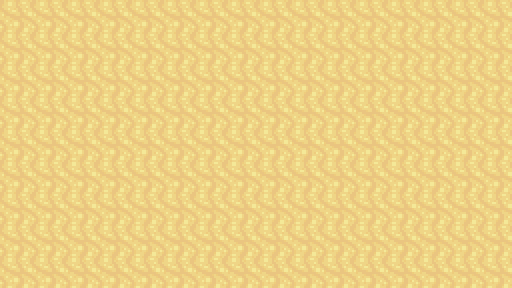

Rendered tile map (Tiled .tmx) drawn with the repository's tilesets; below, a short description and the full map source, tile grids included:
An orthogonal 32x18 tile map with 16x16 px tiles, 1 tile layer (Tile Layer 1).

<map version="1.10" tiledversion="1.10.2" orientation="orthogonal" renderorder="right-down" width="32" height="18" tilewidth="16" tileheight="16" infinite="0" nextlayerid="2" nextobjectid="1">
 <tileset firstgid="1" source="../tiles/1_terrain.tsx" />
 <layer id="1" name="Tile Layer 1" width="32" height="18">
  <data encoding="csv">
793,794,793,794,793,794,793,794,793,794,793,794,793,794,793,794,793,794,793,794,793,794,793,794,793,794,793,794,793,794,793,794,
823,824,823,824,823,824,823,824,823,824,823,824,823,824,823,824,823,824,823,824,823,824,823,824,823,824,823,824,823,824,823,824,
793,794,793,794,793,794,793,794,793,794,793,794,793,794,793,794,793,794,793,794,793,794,793,794,793,794,793,794,793,794,793,794,
823,824,823,824,823,824,823,824,823,824,823,824,823,824,823,824,823,824,823,824,823,824,823,824,823,824,823,824,823,824,823,824,
793,794,793,794,793,794,793,794,793,794,793,794,793,794,793,794,793,794,793,794,793,794,793,794,793,794,793,794,793,794,793,794,
823,824,823,824,823,824,823,824,823,824,823,824,823,824,823,824,823,824,823,824,823,824,823,824,823,824,823,824,823,824,823,824,
793,794,793,794,793,794,793,794,793,794,793,794,793,794,793,794,793,794,793,794,793,794,793,794,793,794,793,794,793,794,793,794,
823,824,823,824,823,824,823,824,823,824,823,824,823,824,823,824,823,824,823,824,823,824,823,824,823,824,823,824,823,824,823,824,
793,794,793,794,793,794,793,794,793,794,793,794,793,794,793,794,793,794,793,794,793,794,793,794,793,794,793,794,793,794,793,794,
823,824,823,824,823,824,823,824,823,824,823,824,823,824,823,824,823,824,823,824,823,824,823,824,823,824,823,824,823,824,823,824,
793,794,793,794,793,794,793,794,793,794,793,794,793,794,793,794,793,794,793,794,793,794,793,794,793,794,793,794,793,794,793,794,
823,824,823,824,823,824,823,824,823,824,823,824,823,824,823,824,823,824,823,824,823,824,823,824,823,824,823,824,823,824,823,824,
793,794,793,794,793,794,793,794,793,794,793,794,793,794,793,794,793,794,793,794,793,794,793,794,793,794,793,794,793,794,793,794,
823,824,823,824,823,824,823,824,823,824,823,824,823,824,823,824,823,824,823,824,823,824,823,824,823,824,823,824,823,824,823,824,
793,794,793,794,793,794,793,794,793,794,793,794,793,794,793,794,793,794,793,794,793,794,793,794,793,794,793,794,793,794,793,794,
823,824,823,824,823,824,823,824,823,824,823,824,823,824,823,824,823,824,823,824,823,824,823,824,823,824,823,824,823,824,823,824,
793,794,793,794,793,794,793,794,793,794,793,794,793,794,793,794,793,794,793,794,793,794,793,794,793,794,793,794,793,794,793,794,
823,824,823,824,823,824,823,824,823,824,823,824,823,824,823,824,823,824,823,824,823,824,823,824,823,824,823,824,823,824,823,824
</data>
 </layer>
</map>
